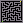

This is a level from a 2D game, rendered from its Tiled map with the project's own tilesets. A one-line summary and the complete map file follow:
An orthogonal 23x23 tile map with 1x1 px tiles, 1 tile layer (Tile Layer 1).

<map version="1.0" tiledversion="1.0.2" orientation="orthogonal" renderorder="right-down" width="23" height="23" tilewidth="1" tileheight="1" nextobjectid="1">
 <tileset firstgid="1" source="tileset.tsx" />
 <layer name="Tile Layer 1" width="23" height="23">
  <data encoding="csv">
1,1,1,1,1,1,1,1,1,1,1,1,1,1,1,1,1,1,1,1,1,1,1,
1,2,2,2,2,2,2,2,2,2,2,2,2,2,2,2,2,2,2,2,4,2,1,
1,1,1,1,1,2,1,1,1,2,1,1,1,2,1,1,1,1,1,1,1,2,1,
1,2,1,2,1,2,2,2,1,1,1,2,1,2,1,2,2,2,2,2,1,2,1,
1,2,1,2,1,1,1,2,2,1,2,2,1,2,1,1,1,2,1,1,1,2,1,
1,2,1,2,2,2,1,1,1,1,2,1,1,2,2,2,2,2,1,2,2,2,1,
1,2,1,1,1,2,2,2,1,2,2,2,2,2,1,1,1,1,1,1,1,2,1,
1,2,2,2,1,2,1,1,1,2,1,1,1,1,1,2,2,2,2,2,1,2,1,
1,2,1,1,1,1,1,2,2,2,1,2,2,2,2,2,1,1,1,2,1,2,1,
1,2,1,2,2,2,2,2,1,1,1,2,1,1,1,2,1,2,1,2,1,2,1,
1,2,1,2,1,1,1,1,1,2,1,2,1,2,2,2,2,2,1,1,1,2,1,
1,2,1,1,1,2,2,2,1,2,1,1,1,2,1,1,1,2,2,2,2,2,1,
1,2,2,2,2,2,1,1,1,2,2,2,2,2,1,2,1,1,1,1,1,2,1,
1,2,1,1,1,2,1,2,2,2,1,1,1,2,1,2,2,2,2,2,1,2,1,
1,2,1,2,2,2,1,2,1,1,1,2,1,1,1,2,1,1,1,2,1,2,1,
1,2,1,1,1,2,1,2,1,2,1,2,2,2,2,2,2,2,1,2,1,2,1,
1,2,2,2,1,2,1,2,1,2,1,1,1,2,1,1,1,2,1,1,1,2,1,
1,2,1,1,1,1,1,2,2,2,2,2,1,2,1,2,1,2,1,2,2,2,1,
1,2,1,2,2,2,2,2,1,1,1,2,1,1,1,2,1,2,1,1,1,2,1,
1,2,1,2,1,1,1,2,1,2,1,2,2,2,1,2,1,2,2,2,1,2,1,
1,2,1,1,1,2,1,1,1,2,1,1,1,1,1,2,1,1,1,1,1,1,1,
1,2,3,2,2,2,2,2,2,2,2,2,2,2,2,2,2,2,2,2,2,2,1,
1,1,1,1,1,1,1,1,1,1,1,1,1,1,1,1,1,1,1,1,1,1,1
</data>
 </layer>
</map>